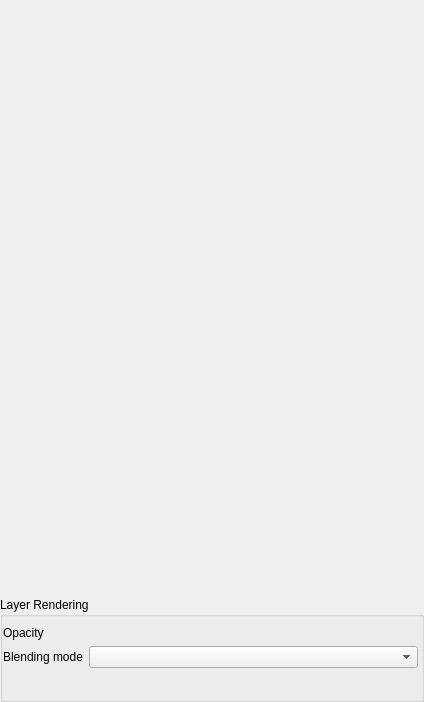
<?xml version="1.0" encoding="UTF-8"?>
<ui version="4.0">
 <class>QgsAnnotationItemPropertiesWidgetBase</class>
 <widget class="QWidget" name="QgsAnnotationItemPropertiesWidgetBase">
  <property name="geometry">
   <rect>
    <x>0</x>
    <y>0</y>
    <width>424</width>
    <height>702</height>
   </rect>
  </property>
  <property name="windowTitle">
   <string>Annotation Item Properties</string>
  </property>
  <layout class="QVBoxLayout" name="verticalLayout">
   <property name="leftMargin">
    <number>0</number>
   </property>
   <property name="topMargin">
    <number>0</number>
   </property>
   <property name="rightMargin">
    <number>0</number>
   </property>
   <property name="bottomMargin">
    <number>0</number>
   </property>
   <item>
    <widget class="QStackedWidget" name="mStack">
     <property name="currentIndex">
      <number>1</number>
     </property>
     <widget class="QWidget" name="page"/>
     <widget class="QWidget" name="page_2"/>
    </widget>
   </item>
   <item>
    <widget class="QgsCollapsibleGroupBox" name="mLayerRenderingGroupBox">
     <property name="title">
      <string>Layer Rendering</string>
     </property>
     <property name="flat">
      <bool>true</bool>
     </property>
     <property name="checkable">
      <bool>false</bool>
     </property>
     <property name="collapsed" stdset="0">
      <bool>true</bool>
     </property>
     <property name="saveCollapsedState" stdset="0">
      <bool>false</bool>
     </property>
     <layout class="QGridLayout" name="gridLayout_2">
      <property name="leftMargin">
       <number>0</number>
      </property>
      <property name="rightMargin">
       <number>3</number>
      </property>
      <item row="0" column="1" colspan="3">
       <widget class="QgsOpacityWidget" name="mOpacityWidget" native="true">
        <property name="focusPolicy">
         <enum>Qt::StrongFocus</enum>
        </property>
       </widget>
      </item>
      <item row="1" column="0">
       <widget class="QLabel" name="lblBlend">
        <property name="text">
         <string>Blending mode</string>
        </property>
       </widget>
      </item>
      <item row="0" column="0">
       <widget class="QLabel" name="lblTransparency">
        <property name="text">
         <string>Opacity</string>
        </property>
       </widget>
      </item>
      <item row="2" column="0" colspan="4">
       <widget class="QgsEffectStackCompactWidget" name="mEffectWidget" native="true">
        <property name="minimumSize">
         <size>
          <width>16</width>
          <height>16</height>
         </size>
        </property>
        <property name="focusPolicy">
         <enum>Qt::StrongFocus</enum>
        </property>
       </widget>
      </item>
      <item row="1" column="1" colspan="3">
       <widget class="QgsBlendModeComboBox" name="mBlendModeComboBox">
        <property name="sizePolicy">
         <sizepolicy hsizetype="Expanding" vsizetype="Preferred">
          <horstretch>4</horstretch>
          <verstretch>0</verstretch>
         </sizepolicy>
        </property>
       </widget>
      </item>
     </layout>
    </widget>
   </item>
  </layout>
 </widget>
 <customwidgets>
  <customwidget>
   <class>QgsCollapsibleGroupBox</class>
   <extends>QGroupBox</extends>
   <header>qgscollapsiblegroupbox.h</header>
   <container>1</container>
  </customwidget>
  <customwidget>
   <class>QgsBlendModeComboBox</class>
   <extends>QComboBox</extends>
   <header>qgsblendmodecombobox.h</header>
  </customwidget>
  <customwidget>
   <class>QgsEffectStackCompactWidget</class>
   <extends>QWidget</extends>
   <header>qgseffectstackpropertieswidget.h</header>
   <container>1</container>
  </customwidget>
  <customwidget>
   <class>QgsOpacityWidget</class>
   <extends>QWidget</extends>
   <header>qgsopacitywidget.h</header>
   <container>1</container>
  </customwidget>
 </customwidgets>
 <tabstops>
  <tabstop>mOpacityWidget</tabstop>
  <tabstop>mBlendModeComboBox</tabstop>
  <tabstop>mEffectWidget</tabstop>
 </tabstops>
 <resources/>
 <connections/>
</ui>
